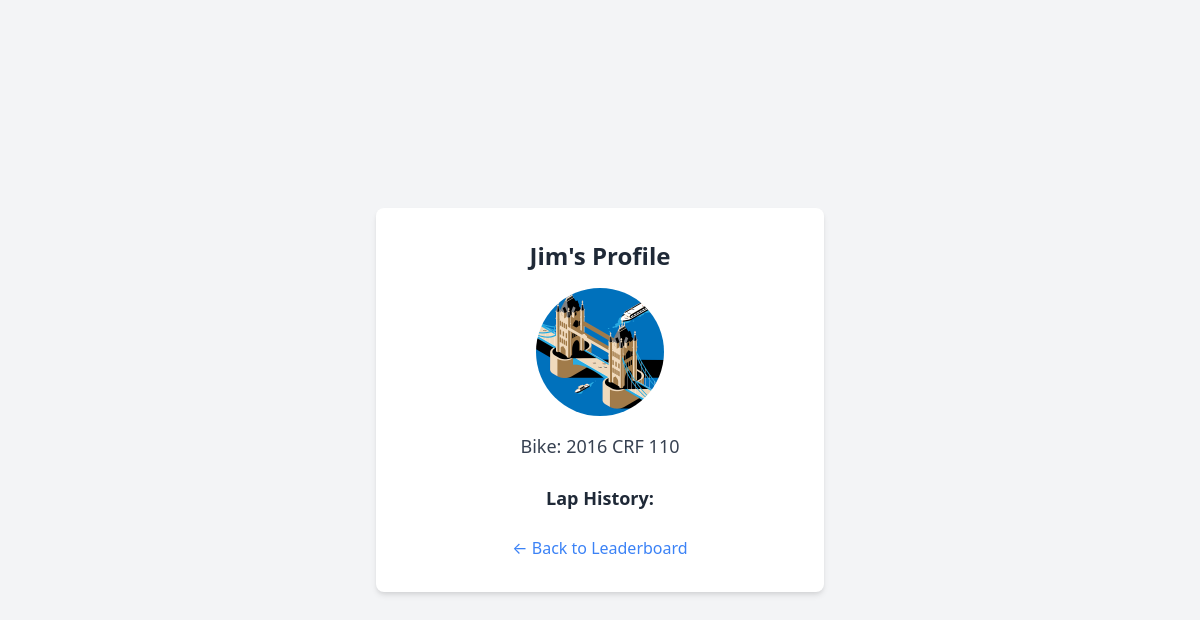
The page /rider/2 on the database as committed earlier.
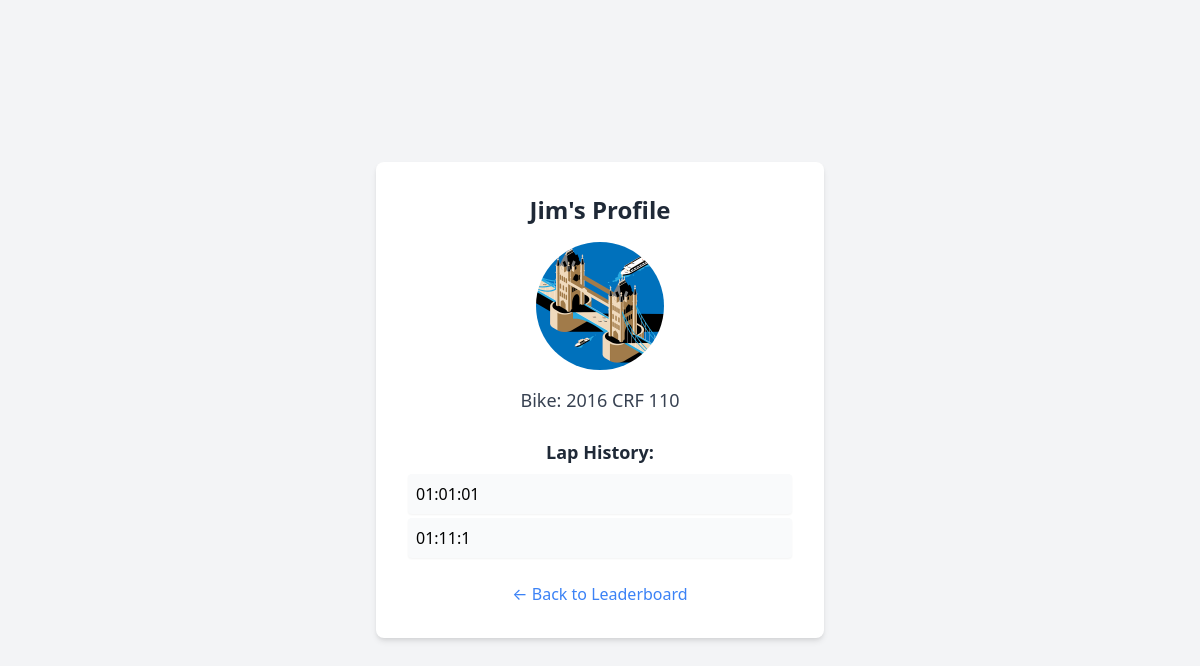
The same page on the database as committed later.
### tables this page shows
CREATE TABLE riders (
                id INTEGER PRIMARY KEY AUTOINCREMENT,
                user_id INTEGER,
                name TEXT NOT NULL,
                profile_pic TEXT,
                bike TEXT,
                best_lap TEXT,
                FOREIGN KEY (user_id) REFERENCES users(id)
            );

CREATE TABLE laps (
                id INTEGER PRIMARY KEY AUTOINCREMENT,
                rider_id INTEGER,
                lap_time TEXT,
                FOREIGN KEY (rider_id) REFERENCES riders (id)
            );

### routes.py (the view)
@routes.route('/rider/<int:rider_id>')
def rider_profile(rider_id):
    rider = get_rider_by_id(rider_id)
    rider_laps = get_laps_by_rider(rider_id)
    return render_template('rider.html', rider=rider, rider_laps=rider_laps)

### db.py (called while the page is built)
def get_connection():
    conn = sqlite3.connect(DB_NAME)
    conn.row_factory = sqlite3.Row
    return conn

def get_rider_by_id(rider_id):
    with get_connection() as conn:
        cursor = conn.cursor()
        cursor.execute("SELECT * FROM riders WHERE id = ?", (rider_id,))
        return cursor.fetchone()

def get_laps_by_rider(rider_id):
    with get_connection() as conn:
        cursor = conn.cursor()
        cursor.execute("SELECT lap_time FROM laps WHERE rider_id = ?", (rider_id,))
        return cursor.fetchall()

### templates/rider.html
<!DOCTYPE html>
<html lang="en">
<head>
  <link href="https://cdn.jsdelivr.net/npm/tailwindcss@2.2.19/dist/tailwind.min.css" rel="stylesheet">
</head>
<body class="bg-gray-100 min-h-screen flex items-center justify-center px-4 py-8">
  <div class="bg-white shadow-md rounded-lg p-8 w-full max-w-md text-center">
    <h2 class="text-2xl font-bold text-gray-800 mb-4">{{ rider.name }}'s Profile</h2>
    {% if rider.profile_pic %}
      <img src="{{ url_for('static', filename=rider.profile_pic) }}" alt="Profile Picture" class="w-32 h-32 object-cover mx-auto rounded-full mb-4">
    {% else %}
      <img src="{{ url_for('static', filename='profile_pics/sampleUser.jpg') }}" alt="Default Profile Picture" class="w-32 h-32 object-cover mx-auto rounded-full mb-4">
    {% endif %}
    <p class="text-lg text-gray-700 mb-6">Bike: {{ rider.bike }}</p>
    <h3 class="text-lg font-semibold text-gray-800 mb-2">Lap History:</h3>
    <ul class="text-left space-y-1 mb-6">
      {% for lap in rider_laps %}
        <li class="bg-gray-50 p-2 rounded shadow-sm">{{ lap.lap_time }}</li>
      {% endfor %}
    </ul>
    <a href="/leaderboard" class="text-blue-500 hover:underline">← Back to Leaderboard</a>
  </div>
</body>
</html>

Rows that differ between the two databases and show on the page:
added laps: lap_time "01:01:01"
added laps: lap_time "01:11:1"
